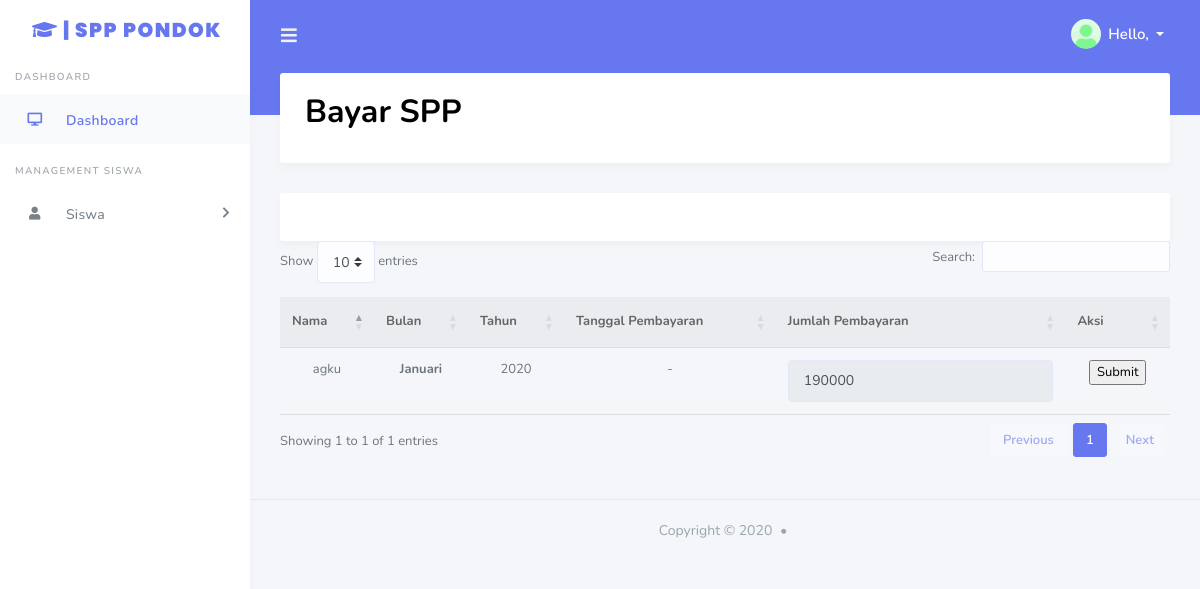
The page /siswa/bayar/47/1 on the database as committed earlier.
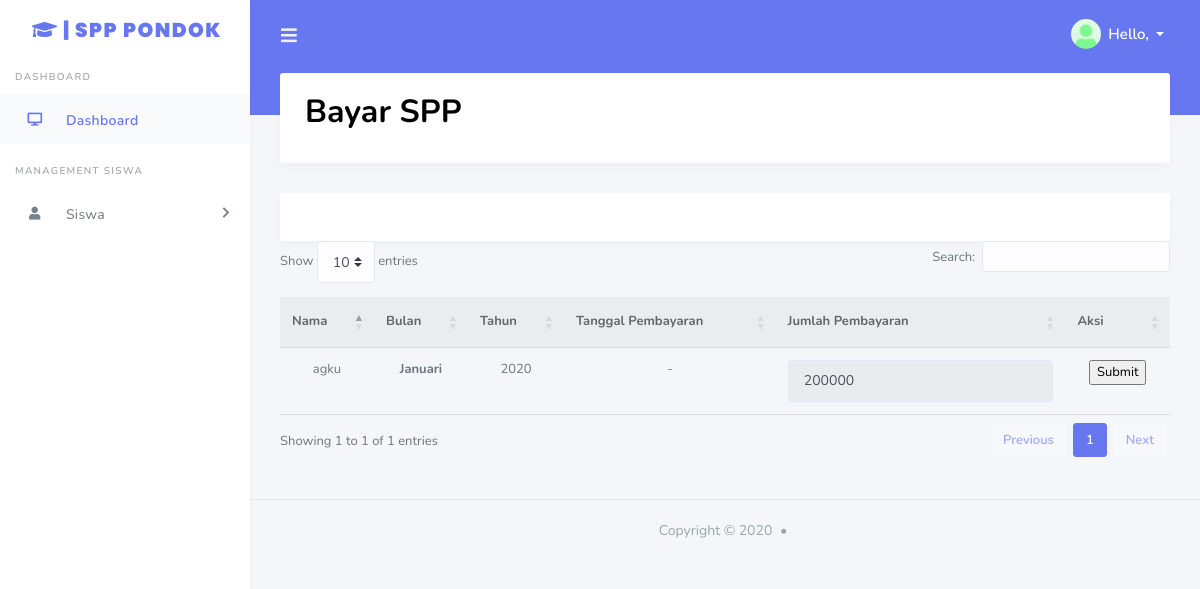
The same page on the database as committed later.
### tables this page shows
CREATE TABLE `spp` (
  `id` int(11) NOT NULL,
  `bulan` varchar(20) NOT NULL,
  `tahun` varchar(20) NOT NULL,
  `jumlah` double NOT NULL,
  `status` enum('Aktif','Tidak Aktif') NOT NULL
);

### application/controllers/Siswa.php (called while the page is built, shortened)
<?php
class Siswa extends CI_Controller
{
    public function __construct()
    {
        $this->load->library('form_validation');
        $this->load->library('midtrans');
        $this->load->helper('url');
    }
    public function bayar()
    {
        $this->load->model('m_spp');
        $this->load->model('m_siswa');
         $data['spp'] = $this->m_spp->sppWhere(['id' => $this->uri->segment(4)])->result_array();
         $data['nama'] = $this->m_siswa->siswaWhere(['id' => $this->uri->segment(3)])->result_array();
        $this->load->view('siswa/bayar',$data);
}
}

### index.php (called while the page is built, shortened)
<?php
require_once BASEPATH.'core/CodeIgniter.php';

### application/models/M_siswa.php (called while the page is built, shortened)
<?php
class M_siswa extends CI_Model
{
public function siswaWhere($where)
    {
        return $this->db->get_where('siswa', $where);
    }
}

### application/models/M_spp.php (called while the page is built, shortened)
<?php
class M_spp extends CI_Model
{
    public function sppWhere($where)
    {
        return $this->db->get_where('spp', $where);
    }
}

### application/views/siswa/bayar.php (the view, shortened to what the changed rows need)
<!DOCTYPE html>
<html lang="en">
<head>
  <link rel="stylesheet" href="https://stackpath.bootstrapcdn.com/bootstrap/4.3.1/css/bootstrap.min.css"
>
  <link rel="stylesheet" href="https://use.fontawesome.com/releases/v5.7.2/css/all.css"
>
  <link rel="stylesheet" href="https://cdnjs.cloudflare.com/ajax/libs/twitter-bootstrap/4.1.3/css/bootstrap.css">
  <link rel="stylesheet" href="https://cdn.datatables.net/1.10.20/css/dataTables.bootstrap4.min.css">
  <link rel="stylesheet" href="<?= base_url('assets/') ?>stisla-assets/css/style.css">
  <link rel="stylesheet" href="<?= base_url('assets/') ?>stisla-assets/css/components.css">
</head>
<body>
  <div id="app">
    <div class="main-wrapper">
            <div class="main-content">
              <section class="section">
                <div class="card">
                  <div class="card-body">
                    <h2 class="card-title" style="color: black;">Bayar SPP</h2>
                  </div>
                </div>
                <div class="row">
                  <div class="col-md-12">
                        <table id="example" class="table align-items-center table-flush">
                          <thead class="thead-light">
                            <tr class="text-center">
                              <th scope="col">Nama</th>
                              <th scope="col">Bulan</th>
                              <th scope="col">Tahun</th>
                              <th scope="col">Tanggal Pembayaran</th>
                              <th scope="col">Jumlah Pembayaran</th>
                              <th scope="col">Aksi</th>
                            </tr>
                          </thead>
                          <tbody>
                            <?php
                            foreach ($nama as $a) {
                              foreach ($spp as $u) {?>
                                <tr class="text-center">
                                 <td>
                                  <?= $a['nama'] ?>
                                </td>
                                <th scope="row">
                                  <?= $u['bulan'] ?>
                                </th>
                                <td>
                                  <?= $u['tahun'] ?>
                                </td>
                                <td>
                                  -
                                </td>
                                <td>
                                  <input type="text" class="form-control" name="jumlah" id="jumlah" value="<?= $u['jumlah'] ?>" disabled>
                                </td>
                                <td>
                                  <input type="submit" id="pay-button" name="">
                              </td>
                            </tr>
                            <?php
                          }
                        }
                        ?>
                      </tbody>
                    </table>
                  </div>
                </div>
              </div>
            </div>
        </div>
</body>
</html>

Rows that differ between the two databases and show on the page:
changed spp "Januari": jumlah "190000" → "200000"
